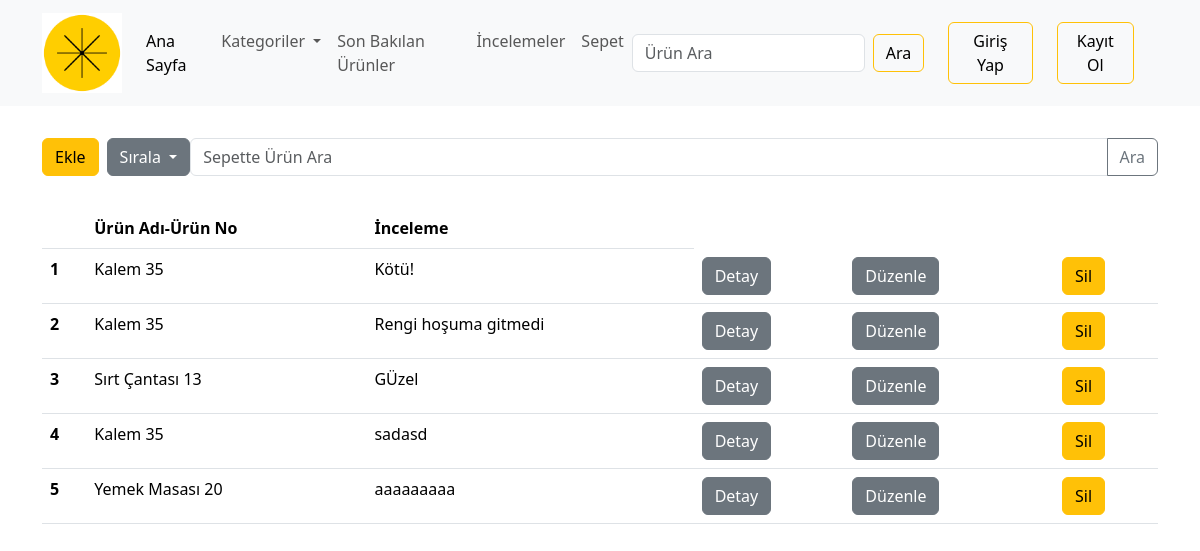
Screenshot of /urunler/uruninceleme with the database file from the repository.
### urunler/models.py (models this page shows, shortened)
class Inceleme(models.Model):
    urun = models.ForeignKey(Urunler, on_delete=models.CASCADE)
    inceleme = models.CharField(max_length=10000)

class Urunler(models.Model):
    urunno = models.IntegerField()
    ad = models.CharField(max_length=600)
    fiyat = models.CharField(max_length=700)
    stokdurumu = models.CharField(max_length=60)
    acıklama = models.CharField(max_length=10000)
    urunResmi = models.CharField(max_length=100, default="")
    def __str__(self):
        return f"{self.ad} {self.urunno}"

### urunler/views.py (the view)
# urls.py: path('uruninceleme', views.sepetInceleme),
def sepetInceleme(request):
    if request.method == 'POST':
        silinecek = request.POST['sil']
        Inceleme.objects.get(id=silinecek).delete()
    urunlistesi2 = Inceleme.objects.all()
    sablon = loader.get_template('sepet_inceleme.html')
    veriler = {
        'urunlistesi2': urunlistesi2
    }
    return HttpResponse(sablon.render(veriler, request))

### urunler/templates/sepet_inceleme.html (shortened to what this page needs)
{%extends "master.html" %}
{% load bootstrap5 %}
{% load static %}
{% block govde %}
    <div class="container">
      <div class="d-flex justify-content-between align-items-center mb-3 mt-3">
            <div class="d-flex align-items-center">
                <a href="yeniurun2" class="me-2"><button class="btn btn-warning">Ekle</button></a>
                <div class="dropdown">
                    <button class="btn btn-secondary dropdown-toggle" type="button" id="dropdownMenuButton" data-bs-toggle="dropdown" aria-expanded="false">
                        Sırala
                    </button>
                </div>
            </div>
        <div class="input-group mb-3 mt-3">
          <input type="text" class="form-control" placeholder="Sepette Ürün Ara" aria-label="Sepette Ürün Ara" aria-describedby="button-addon2">
          <button class="btn btn-outline-secondary" type="button" id="button-addon2">Ara</button>
        </div>
      </div>
      <table class="table">
        <thead>
          <tr>
            <th></th>
            <th>Ürün Adı-Ürün No</th>
            <th>İnceleme</th>
          </tr>
        </thead>
        <tbody>
          {% for urun in urunlistesi2 %}
          <tr>
            <th scope="row">{{ forloop.counter }}</th>
            <td>{{ urun.urun}}</td>
            <td>{{ urun.inceleme }}</td>
            <td>
              <a href="detay2/{{ urun.id }}">
                <button type="button" class="btn btn-secondary" data-bs-toggle="modal" width="25px">Detay</button>
              </a>
            </td>
            <td>
              <a href="duzenle2/{{ urun.id }}">
                <button type="button" class="btn btn-secondary" data-bs-toggle="modal" width="25px">Düzenle</button>
              </a>
            </td>
            <td>
              <form class="row g-3 pt-4" method="post" action="../urunler/uruninceleme" >
                  <td> <button type="button" class="btn btn-warning" data-bs-toggle="modal" data-bs-target="#silModal{{urun.id}}" width="25px">Sil</button></td>
                </form>
            </td>
          </tr>
          {% endfor %}
        </tbody>
      </table>
    </div>
{% endblock %}

### rows the page displays
Inceleme: urun "Kalem 35", inceleme "Kötü!"
Inceleme: urun "Kalem 35", inceleme "Rengi hoşuma gitmedi"
Inceleme: urun "Sırt Çantası 13", inceleme "GÜzel"
Inceleme: urun "Kalem 35", inceleme "sadasd"
Inceleme: urun "Yemek Masası 20", inceleme "aaaaaaaaa"
